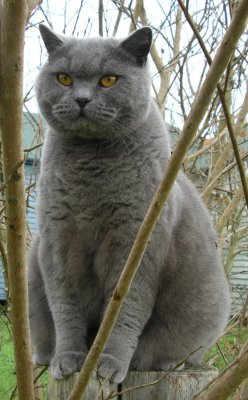
#> input picture cat.jpg, 248 x 400 px
$ python numpyUsage.py   (older library calls are emulated)
#> lines starting #> are read from the running program, lines starting #| are printed output that depends on the picture
import numpy as np

a = np.array([1, 2, 3])
print(type(a))
print("a.shape is {}".format(a.shape))
print(a[0], a[1], a[2])
a[0]=5
print(a)

b = np.array([[1,2,3],[4,5,6]])
print("b is {}".format(b))
print("b.shape is {}".format(b.shape))
print(b[0, 0], b[0, 1], b[1, 0])

a = np.zeros((2,2))
print("np.zeros((2,2)) is {}".format(a))

b = np.ones((1,2))
print("np.ones((1,2)) is {}".format(b))

c = np.full((2,2), 7)
print("np.full((2,2), 7) is {}".format(c))

d = np.eye(2)
print("np.eye(2) is {}".format(d))

e = np.random.random((2,2))
print("np.random.random((2,2)) is {}".format(e))

a = np.array([[1,2,3,4], [5,6,7,8], [9,10,11,12]])
print(a)

b = a[:2, 1:3]
print("b = a[:2, 1:3] is {}".format(b))
print(a[0, 1])
b[0, 0] = 77
print("change b[0, 0] = 77 will affect a[0, 1] = {}".format(a[0, 1]))

a = np.array([[1,2,3,4], [5,6,7,8], [9,10,11,12]])
row_r1 = a[1, :]
row_r2 = a[1:2, :]
print("row_r1 = a[1, :] is {0} {1}".format(row_r1, row_r1.shape))
print("row_r2 = a[1:2, :] is {0} {1}".format(row_r2, row_r2.shape))

col_r1 = a[:, 1]
col_r2 = a[:, 1:2]
print("col_r1 = a[:, 1] = {0} {1}".format(col_r1, col_r1.shape))
print("col_r2 = a[:, 1:2] = {0} {1}".format(col_r2, col_r2.shape))

a = np.array([[1,2], [3, 4], [5, 6]])
print(a)
print("a[[0, 1, 2], [0, 1, 0] is {}".format(a[[0, 1, 2], [0, 1, 0]]))
print("np.array([a[0, 0], a[1, 1], a[2, 0]]) is {}".format(np.array([a[0, 0], a[1, 1], a[2, 0]])))
print("a[[0, 0], [1, 1]] is {}".format(a[[0, 0], [1, 1]]))
print("np.array([a[0, 1], a[0, 1]]) is same as above {}".format(np.array([a[0, 1], a[0, 1]])))

a = np.array([[1,2,3], [4,5,6], [7,8,9], [10, 11, 12]])
print("a is {}".format(a))
b = np.array([0, 2, 0, 1])
print("b is {}".format(b))
print("a[np.arange(4), b] is {}".format(a[np.arange(4), b]))

a[np.arange(4), b] += 10
print("a[np.arange(4), b] += 10 is {}".format(a))

a = np.array([[1,2], [3, 4], [5, 6]])

bool_idx = (a > 2)
print(bool_idx)
print("a[bool_idx] is {}".format(a[bool_idx]))
print(a[a > 2])

print("#" * 10 + " dtype "+"#" * 10)
x = np.array([1, 2])
print(x.dtype)

x = np.array([1.0, 2.0])
print(x.dtype)

x = np.array([1, 2], dtype=np.int64)
print(x.dtype)

print("#" * 10 + " +-*/sqrt "+"#" * 10)

x = np.array([[1,2],[3,4]], dtype=np.float64)
y = np.array([[5,6],[7,8]], dtype=np.float64)

print(x + y)
print(np.add(x, y))

print(x - y)
print(np.subtract(x, y))

print(x * y)
print(np.multiply(x, y))

print(x / y)
print(np.divide(x, y))

print(np.sqrt(x))

x = np.array([[1,2],[3,4]])
y = np.array([[5,6],[7,8]])

v = np.array([9,  10])
w = np.array([11, 12])

print("#" * 10 + " dot "+"#" * 10)

print(v.dot(w))
print(np.dot(v, w))

print(x.dot(v))
print(np.dot(x, v))

print(x.dot(y))
print(np.dot(x, y))

print("#" * 10 + " sum "+"#" * 10)

x = np.array([[1,2],[3,4]])
print(np.sum(x))
print(np.sum(x, axis=0))  # Compute sum of each column; prints "[4 6]"
print(np.sum(x, axis=1))  # Compute sum of each row; prints "[3 7]"

print("#" * 10 + " T "+"#" * 10)

x = np.array([[1,2], [3,4]])
print(x)
print(x.T)

v = np.array([1,2,3])
print(v)
print(v.T)

print("#" * 10 + " empty_like "+"#" * 10)

x = np.array([[1,2,3], [4,5,6], [7,8,9], [10, 11, 12]])
v = np.array([1, 0, 1])
y = np.empty_like(x) # Create an empty matrix with the same shape as x

for i in range(4):
    y[i, :] = x[i, :] + v
print(y)

print("#" * 10 + " tile "+"#" * 10)

vv = np.tile(v, (4, 1))   # Stack 4 copies of v on top of each other
print(vv)
y = x + vv  # Add x and vv elementwise
print(y)

y = x + v
print(y)

print("#" * 10 + " reshape "+"#" * 10)

v = np.array([1,2,3])
w = np.array([4,5])
print("np.reshape(v, (3, 1)) is {}".format(np.reshape(v, (3, 1))))
print(np.reshape(v, (3, 1)) * w)

x = np.array([[1,2,3], [4,5,6]])
print("x + v is {}".format(x + v))
print("(x.T + w).T is {}".format((x.T + w).T))

print(x)
print("np.reshape(w, (2, 1)) is {}".format(np.reshape(w, (2, 1))))
print("x + np.reshape(w, (2, 1)) is {}".format(x + np.reshape(w, (2, 1))))
print(x * 2)

print("#" * 10 + " change image resolution "+"#" * 10)

from scipy.misc import imread, imsave, imresize

# Read an JPEG image into a numpy array
img = imread('cat.jpg')
#> img is the input picture: shape (400, 248, 3); mean R, G, B 117.6, 116.7, 103.4
print(img.dtype, img.shape)  # Prints "uint8 (400, 248, 3)"
#| uint8 (400, 248, 3)

# We can tint the image by scaling each of the color channels
# by a different scalar constant. The image has shape (400, 248, 3);
# we multiply it by the array [1, 0.95, 0.9] of shape (3,);
# numpy broadcasting means that this leaves the red channel unchanged,
# and multiplies the green and blue channels by 0.95 and 0.9
# respectively.
img_tinted = img * [1, 0.95, 0.9]
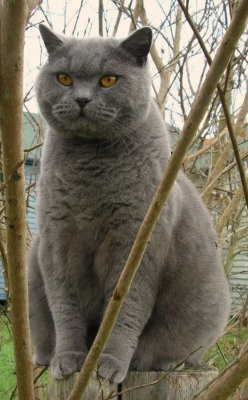
#> img_tinted: shape (400, 248, 3) float64; mean R, G, B 117.6, 110.9, 93.1

# Resize the tinted image to be 300 by 300 pixels.
img_tinted = imresize(img_tinted, (300, 300))
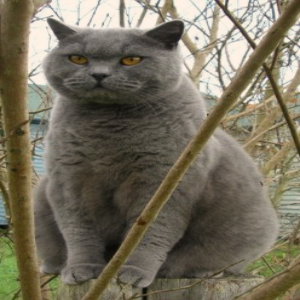
#> img_tinted: shape (300, 300, 3); mean R, G, B 117.7, 111, 93.2

# Write the tinted image back to disk
imsave('cat_tinted.jpg', img_tinted)

print("#" * 10 + " matlab "+"#" * 10)

from scipy.spatial.distance import pdist, squareform
x = np.array([[0, 1], [1, 0], [2, 0]])
print(x)
print(pdist(x, 'euclidean'))
d = squareform(pdist(x, 'euclidean'))
print(d)

print("#" * 10 + " run matplot use frameworkpython!! "+"#" * 10)

import matplotlib.pyplot as plt

x = np.arange(0, 3 * np.pi, 0.1)
y_sin = np.sin(x)
y_cos = np.cos(x)

plt.plot(x, y_sin)
plt.plot(x, y_cos)
plt.xlabel('x axis label')
plt.ylabel('y axis label')
plt.title('Sine and Cosine')
plt.legend(['Sine', 'Cosine'])
plt.show()
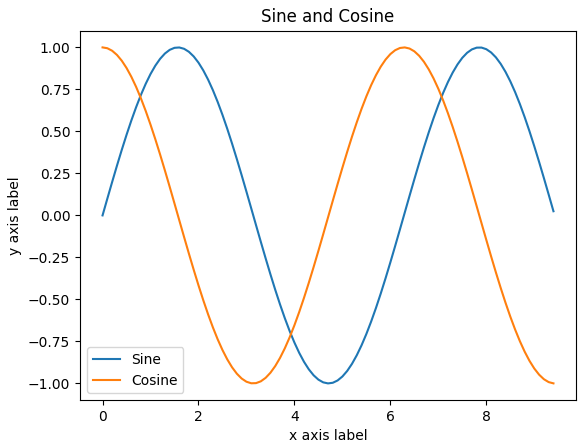
#> figure drawn by matplotlib, 1 panel; curve peaks at x = 1.6, y = 1; curve peaks at x = 0, y = 1

plt.subplot(2, 1, 1)
plt.plot(x, y_sin)
plt.title('Sine')

plt.subplot(2, 1, 2)
plt.plot(x, y_cos)
plt.title('Cosine')

plt.show()
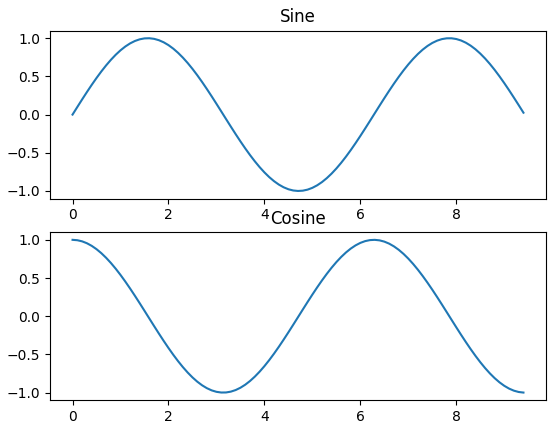
#> figure drawn by matplotlib, 2 panels; panel 1: curve peaks at x = 1.6, y = 1; panel 2: curve peaks at x = 0, y = 1

img = imread('cat.jpg')
img_tinted = img * [1, 0.95, 0.9]
plt.subplot(1, 2, 1)
plt.imshow(img)

plt.subplot(1, 2, 2)
plt.imshow(np.uint8(img_tinted))
plt.show()
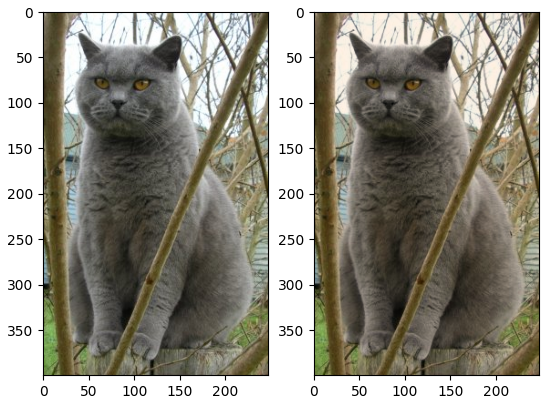
#> figure drawn by matplotlib, 2 panels
